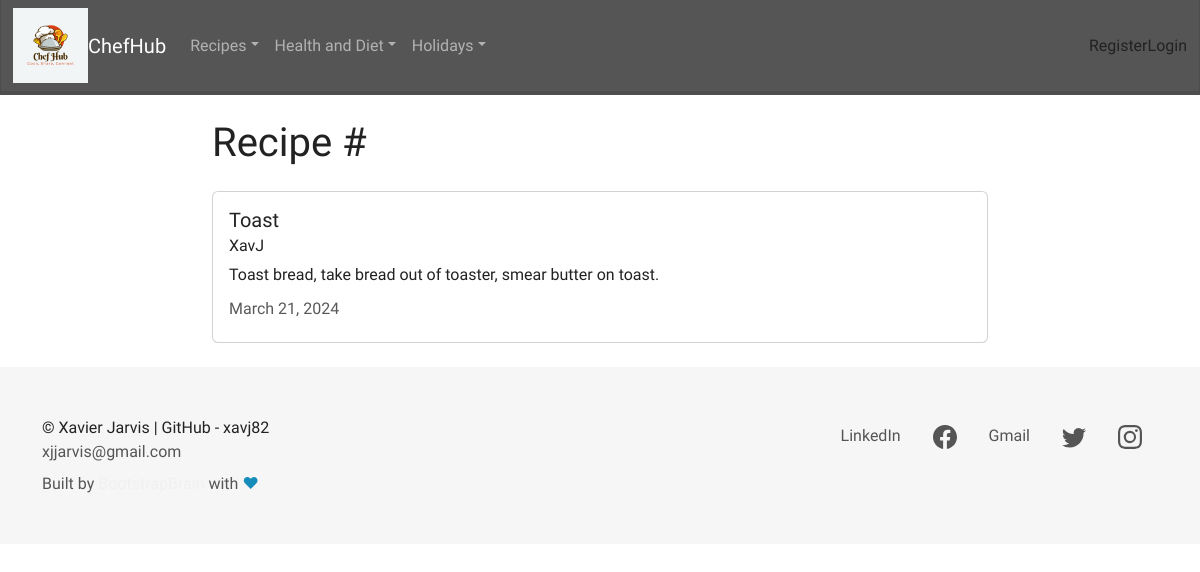
The page /recipe/3 on the database as committed earlier.
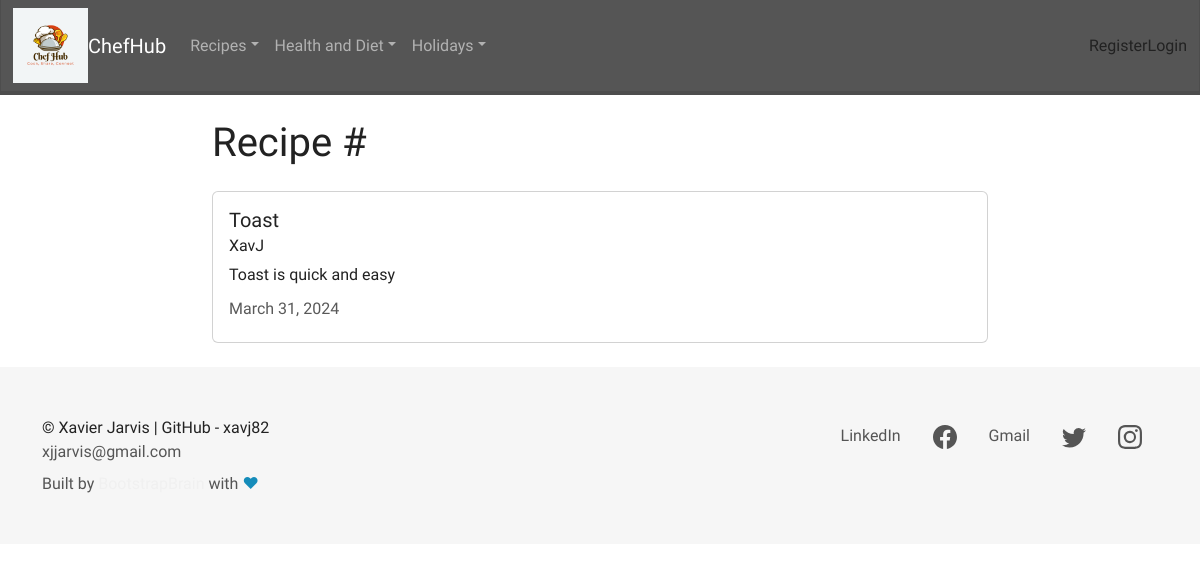
The same page on the database as committed later.
### recipes/models.py (models this page shows, shortened)
class Recipe(models.Model):
    title = models.CharField(max_length=100)
    description = models.TextField()
    image = models.ImageField(upload_to="recipe_images", null=True)
    author = models.ForeignKey(User, on_delete=models.CASCADE)
    created_at = models.DateTimeField(auto_now_add=True)
    updated_at = models.DateTimeField(auto_now=True)
    ingredients = models.TextField(null=True)
    method = models.TextField(null=True)
    meal_type = models.ForeignKey(MealType, on_delete=models.CASCADE, null=True)
    meal_diet = models.ManyToManyField(MealDiet, help_text="Hold ctrl or cmd to select more than one option")
    meal_holiday = models.ManyToManyField(HolidayMeal, help_text="Hold ctrl or cmd to select more than one option")

### recipes/views.py (the view)
# urls.py: path('recipe/<int:pk>', views.RecipeDetailView.as_view(), name="recipes-detail"),
class RecipeDetailView(DetailView):
    model = models.Recipe

### recipes/templates/recipes/recipe_detail.html (shortened to what this page needs)
{% extends "recipes/base.html" %}
{% block content %}
<h1>Recipe # {{ Object.id }}</h1>
<div class="card my-4">
    <div class="card-body">
        <h5 class="card-title">{{ object.title }}</h5>
        <h6 class="card-subtitle mb-2 textmuted">{{ object.author }}</h6>
        <p class="card-text">{{ object.description }}</p>
        <h6 class="card-subtitle mb-2 text-muted">{{ object.updated_at|date:"F d, Y"}}</h6>
    </div>
</div>
{% endblock content %}

Rows that differ between the two databases and show on the page:
changed Recipe "Toast": description "Toast bread, take bread out of toaster, smear butter on toast." → "Toast is quick and easy"; updated_at "March 21, 2024" → "March 31, 2024"
